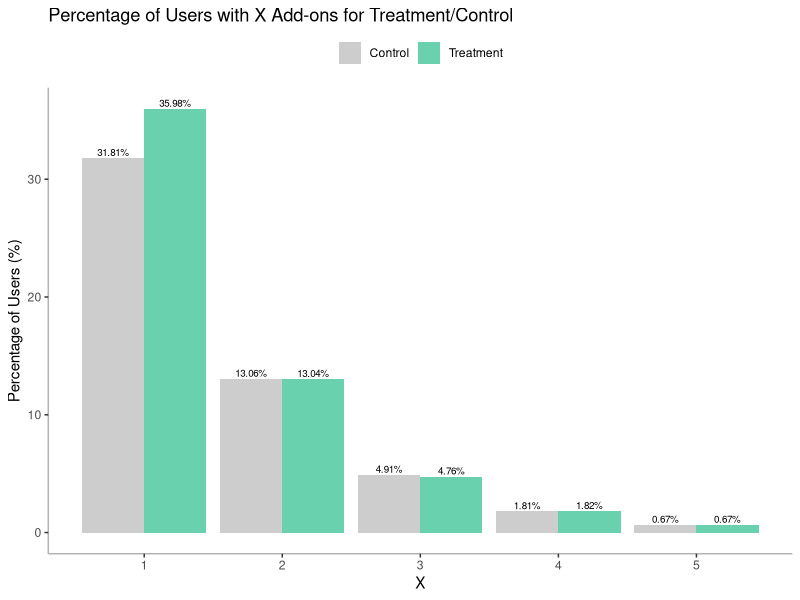

Reproduce this figure in R. (Note: this script raises an error after producing the figure.)
## ---- chunk 1
# check for dependencies
list.of.packages <- c("ggplot2", "kableExtra", "dplyr", "knitr")
new.packages <- list.of.packages[!(list.of.packages %in% installed.packages()[,"Package"])]
if(length(new.packages)) install.packages(new.packages)
## ---- chunk 2
library(kableExtra)
library(ggplot2)
library(dplyr)
library(knitr)
## ---- chunk 3
# make some fake data
fakeAggregates <- data.frame(
  addons=c(24.5, 3.4),
  no.addons=c(20.1, 2.3)
)
colnames(fakeAggregates) <- c("Addons", "No Addons")
rownames(fakeAggregates) <- c("Mean Session Length", "Mean Number of Sessions")

# render html table
fakeAggregates %>%
kable("html", escape=F) %>%
  kable_styling(bootstrap_options = c("striped", "hover"), full_width=F, font_size=25)
## ---- chunk 4
generateFakeDataHist <- function(n) {
  histData <- data.frame(
    bucket=rep(1:n, 2),
    freq=100/(exp(rep(1:n, 2))+ (runif(1:(n*2)))),
    group=c(rep('Treatment', n), rep('Control', n))
  )
  histData
}

# how many buckets for the histogram?
N <- 5

# get some fake data
histData <- generateFakeDataHist(N)

# build the plot
p <- ggplot(histData) +
  geom_col(aes(x=bucket, y=freq, fill=group), alpha=.6, position="dodge") +
  theme(axis.line = element_line(colour = "#B3B2B2"),
        panel.grid.major = element_blank(),
        panel.grid.minor = element_blank(),
        panel.border = element_blank(),
        panel.background = element_blank(),
        legend.position = "top",
        legend.title = element_blank(),
        text = element_text(family='sans')) + 
  labs(x="X", y="Percentage of Users (%)", title="Percentage of Users with X Add-ons for Treatment/Control") +
  scale_x_continuous(breaks=1:N) +
  scale_fill_manual("legend", values = c("Treatment" = "#05b378", "Control" = "#acabab"))

# add some text annotations
p + geom_text(data=histData, aes(x=bucket, y=freq, group=group,
                label=paste(round(freq, 2), "%", sep='')), 
            position=position_dodge(.9), vjust=-.25, size=2.5,)
## ---- chunk 5
htmltools::includeHTML('./html/mg-charts.html')
